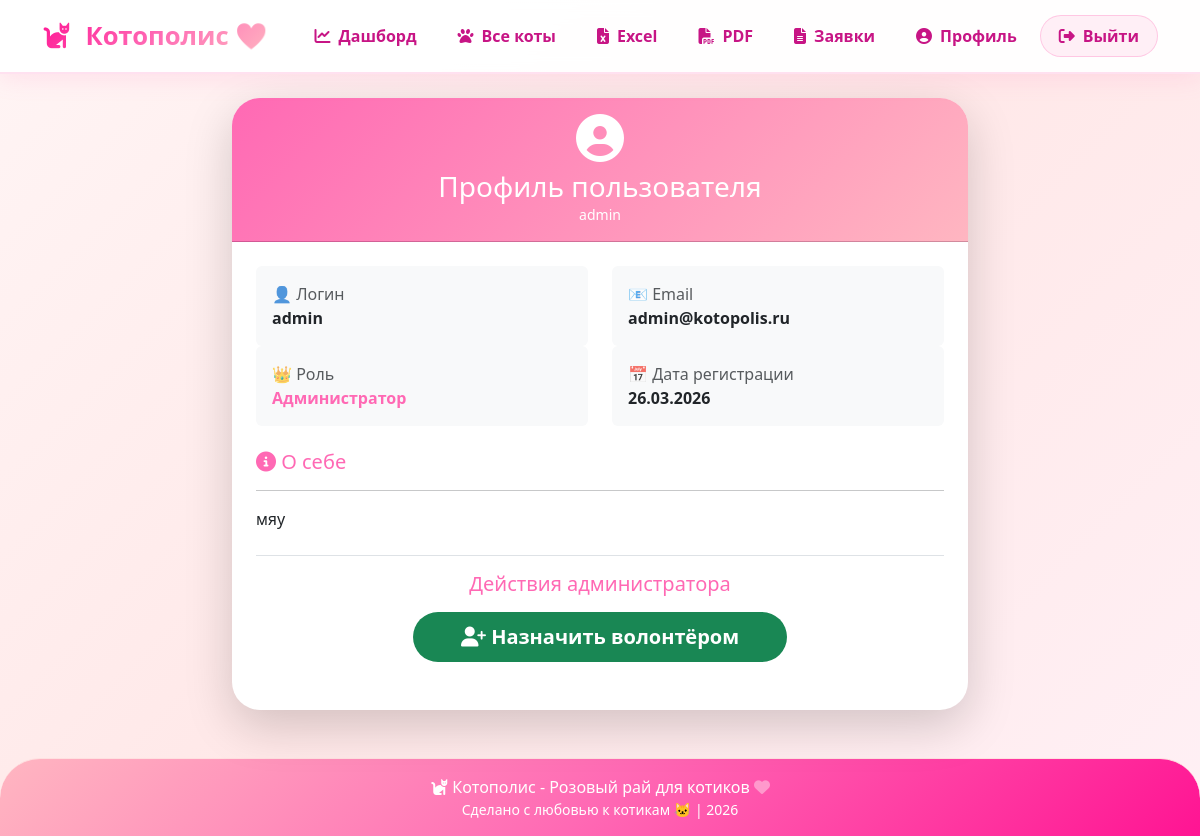
/profile/5 (signed in), run on the app's committed database.
### models.py (models this page shows, shortened)
class User(UserMixin, db.Model):
    __tablename__ = 'users'
    id = db.Column(db.Integer, primary_key=True)
    username = db.Column(db.String(80), unique=True, nullable=False)
    email = db.Column(db.String(120), unique=True, nullable=False)
    password = db.Column(db.String(200), nullable=False)
    role = db.Column(db.String(50), default='volunteer')
    created_at = db.Column(db.DateTime, default=datetime.utcnow)
    last_login = db.Column(db.DateTime)
    email_confirmed = db.Column(db.Boolean, default=False)
    email_confirmed_at = db.Column(db.DateTime)
    security_question = db.Column(db.String(200))
    security_answer = db.Column(db.String(200))
    bio = db.Column(db.Text)  # описание о себе

### app.py (the view)
@app.route('/profile')
@app.route('/profile/<int:user_id>')
@login_required
def profile(user_id=None):
    if user_id:
        if current_user.role != 'admin':
            flash('У вас нет доступа к чужим профилям', 'danger')
            return redirect(url_for('profile'))
        user = User.query.get_or_404(user_id)
    else:
        user = current_user
    return render_template('profile.html',
                           user=user,
                           is_admin_view=(user_id is not None and current_user.role == 'admin'))

### app.py (called while the page is built)
@login_manager.user_loader
def load_user(user_id):
    return User.query.get(int(user_id))

@app.context_processor
def utility_processor():
    def get_current_year():
        return datetime.now().year
    def get_total_cats():
        return Cat.query.count()
    def get_available_cats():
        return Cat.query.filter_by(status='В приюте').count()
    return {
        'current_year': get_current_year(),
        'total_cats': get_total_cats(),
        'available_cats': get_available_cats(),
        'now': datetime.now()
    }

### templates/profile.html (shortened to what this page needs)
{% extends 'base.html' %}
{% block content %}
<div class="row justify-content-center">
    <div class="col-md-8">
        <div class="card shadow-lg border-0">
            <div class="card-header bg-pink text-white text-center py-3">
                <i class="fas fa-user-circle fa-3x mb-2"></i>
                <h3 class="mb-0">Профиль пользователя</h3>
                <p class="mb-0 small">{{ user.username }}</p>
            </div>
            <div class="card-body p-4">
                <div class="row mb-4">
                    <div class="col-md-6">
                        <div class="info-card p-3 bg-light rounded">
                            <label class="text-muted">👤 Логин</label>
                            <p class="fw-bold mb-0">{{ user.username }}</p>
                        </div>
                    </div>
                    <div class="col-md-6">
                        <div class="info-card p-3 bg-light rounded">
                            <label class="text-muted">📧 Email</label>
                            <p class="fw-bold mb-0">{{ user.email }}</p>
                        </div>
                    </div>
                    <div class="col-md-6">
                        <div class="info-card p-3 bg-light rounded">
                            <label class="text-muted">👑 Роль</label>
                            <p class="fw-bold mb-0">
                                {% if user.role == 'admin' %}
                                    <span class="text-pink">Администратор</span>
                                {% elif user.role == 'volunteer' %}
                                    <span class="text-success">Волонтёр</span>
                                {% else %}
                                    <span class="text-secondary">Пользователь</span>
                                {% endif %}
                            </p>
                        </div>
                    </div>
                    <div class="col-md-6">
                        <div class="info-card p-3 bg-light rounded">
                            <label class="text-muted">📅 Дата регистрации</label>
                            <p class="fw-bold mb-0">{{ user.created_at.strftime('%d.%m.%Y') if user.created_at else 'Неизвестно' }}</p>
                        </div>
                    </div>
                </div>
                {% if user.bio %}
                <div class="mb-4">
                    <h5 class="text-pink"><i class="fas fa-info-circle"></i> О себе</h5>
                    <hr>
                    <p>{{ user.bio }}</p>
                </div>
                {% endif %}
                {% if is_admin_view %}
                <div class="text-center my-4 pt-3 border-top">
                    <h5 class="text-pink mb-3">Действия администратора</h5>
                    {% if user.role == 'volunteer' %}
                        <form method="POST" action="{{ url_for('set_role', user_id=user.id) }}">
                            <input type="hidden" name="role" value="user">
                            <button type="submit" class="btn btn-warning btn-lg px-5">
                                <i class="fas fa-user-minus"></i> Снять роль волонтёра
                            </button>
                        </form>
                    {% else %}
                        <form method="POST" action="{{ url_for('set_role', user_id=user.id) }}">
                            <button type="submit" class="btn btn-success btn-lg px-5">
                                <i class="fas fa-user-plus"></i> Назначить волонтёром
                            </button>
                        </form>
                    {% endif %}
                </div>
                {% endif %}
            </div>
        </div>
    </div>
</div>
{% endblock %}

### static/css/style.css (style rules this page uses)
:root { --pink-primary: #ff69b4; --pink-light: #ffb6c1; --pink-dark: #ff1493; --pink-bg: #fff0f5; --pink-gradient: linear-gradient(135deg, #ff69b4 0%, #ffb6c1 100%); --shadow-pink: 0 5px 15px rgba(255, 105, 180, 0.3); }
* { margin: 0; padding: 0; box-sizing: border-box; }
body { background: linear-gradient(135deg, #fff0f5 0%, #ffe4ec 100%); font-family: 'Segoe UI', 'Poppins', Tahoma, Geneva, Verdana, sans-serif; min-height: 100vh; display: flex; flex-direction: column; }
.card { border: none; border-radius: 15px; box-shadow: 0 2px 8px rgba(0,0,0,0.08); overflow: hidden; }
.card-header { background: var(--pink-gradient); color: white; padding: 12px 15px; }
.text-pink { color: var(--pink-primary); }
.bg-pink { background: var(--pink-gradient); }
* { box-sizing: border-box; }
html { font-size: 16px; scroll-behavior: smooth; }
.card { transition: transform 0.2s ease, box-shadow 0.2s ease; overflow: hidden; }
.btn { transition: all 0.2s ease; border-radius: 8px; }
.row { margin-left: -12px; margin-right: -12px; }
.row > [class*="col-"] { padding-left: 12px; padding-right: 12px; }
body { text-rendering: optimizeLegibility; -webkit-font-smoothing: antialiased; -moz-osx-font-smoothing: grayscale; }
* { transition: transform 0.1s ease; }
.cat-card, .card { transition: transform 0.3s ease, box-shadow 0.3s ease; }
.btn { transition: transform 0.2s ease, background 0.2s ease; }

### templates/base.html (style rules this page uses)
html { scroll-behavior: smooth; }
body { overflow-x: hidden; width: 100%; background: linear-gradient(135deg, #FFF5F5 0%, #FFE8E8 50%, #FFF0F5 100%); font-family: 'Segoe UI', 'Poppins', 'Quicksand', system-ui, -apple-system, sans-serif; }
.card { border: none; border-radius: 28px; background: white; overflow: hidden; transition: all 0.4s cubic-bezier(0.175, 0.885, 0.32, 1.275); box-shadow: 0 10px 30px rgba(255, 105, 180, 0.12); }
.btn { border-radius: 60px; padding: 10px 24px; font-weight: 600; transition: all 0.3s ease; border: none; }
.card { animation: fadeInUp 0.4s ease-out; }

### templates/profile.html (style rules this page uses)
.info-card { transition: transform 0.2s ease; }

### data on the page
User: username "admin", email "admin@kotopolis.ru", created_at "26.03.2026", bio "мяу"
